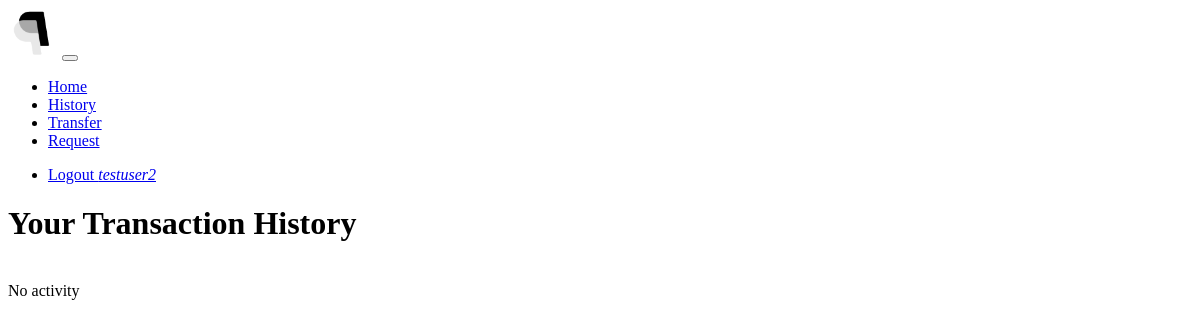
/activity/ (signed in), run on an earlier commit of the app's database.
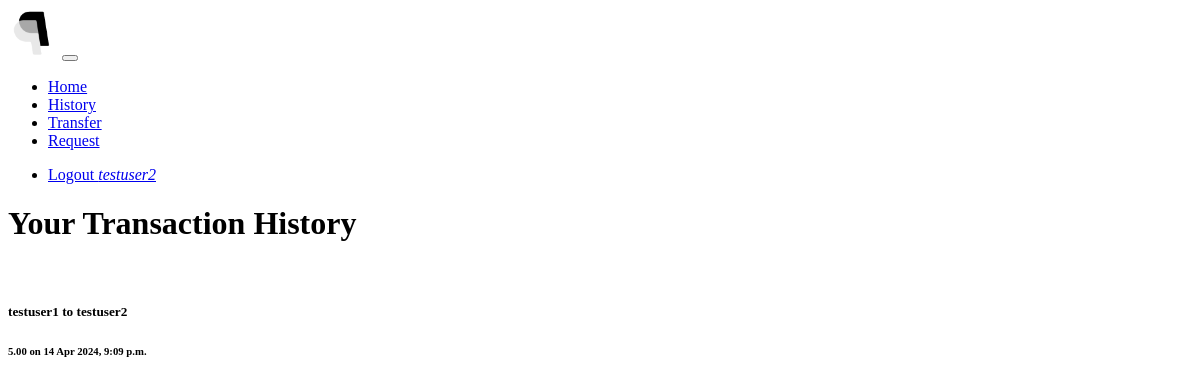
And on a later commit of the database.
### payapp/models.py (models this page shows, shortened)
class Transaction(models.Model):
    from_person = models.ForeignKey(Person, on_delete=models.RESTRICT, related_name='transactions_from')
    to_person = models.ForeignKey(Person, on_delete=models.RESTRICT, related_name='transactions_to')
    amount = PayAppMoneyField()
    submission_datetime = models.DateTimeField(default=datetime.now, blank=True)
    class Meta:
        ordering = ("submission_datetime", "from_person", "amount")

class Person(models.Model):
    user = models.OneToOneField(settings.AUTH_USER_MODEL, on_delete=models.CASCADE)
    active = models.BooleanField(default=True)  # disable users rather than deleting them to preserve history
    balance = PayAppMoneyField()
    def __str__(self):
        return self.user.__str__() + ' (inactive)' if not self.active else self.user.__str__()
    class Meta:
        ordering = ("user", "active")

### payapp/views.py (the view)
# urls.py: path('activity/', activity, name='activity'),
@login_required(login_url='/login/')
def activity(request):
    context = {
        'activity_list': Transaction.objects.filter(
            Q(from_person__user_id__exact=request.user.id) |
            Q(to_person__user_id__exact=request.user.id)
        )  # user is either exactly the sender or recipient
    }
    return render(request, 'payapp/activity.html', context=context)

### templates/payapp/activity.html (shortened to what this page needs)
{% extends 'webapps2024/base.html' %}
{% block content %}
    <h1>Your Transaction History</h1>
    <br>
    {% if activity_list %}
        <div class="d-flex">
        {% for activity in activity_list %}
            <div class="card bg-secondary text-light" style="width: 18rem;">
                <div class="card-body">
                    <h5 class="card-title">{{ activity.from_person }} to {{ activity.to_person }}</h5>
                    <h6 class="card-subtitle mb-2 ">{{ activity.amount }} on {{ activity.submission_datetime }}</h6>
                </div>
            </div>
        {% endfor %}
        </div>
    {% else %}
        <span>No activity</span>
    {% endif %}
{% endblock %}

What changed in the data, as far as the page shows it:
added Transaction: from_person "testuser1", to_person "testuser2", amount "5.00", submission_datetime "14 Apr 2024, 9:09 p.m."
Also different on the page:
text no longer shown: "No activity"
